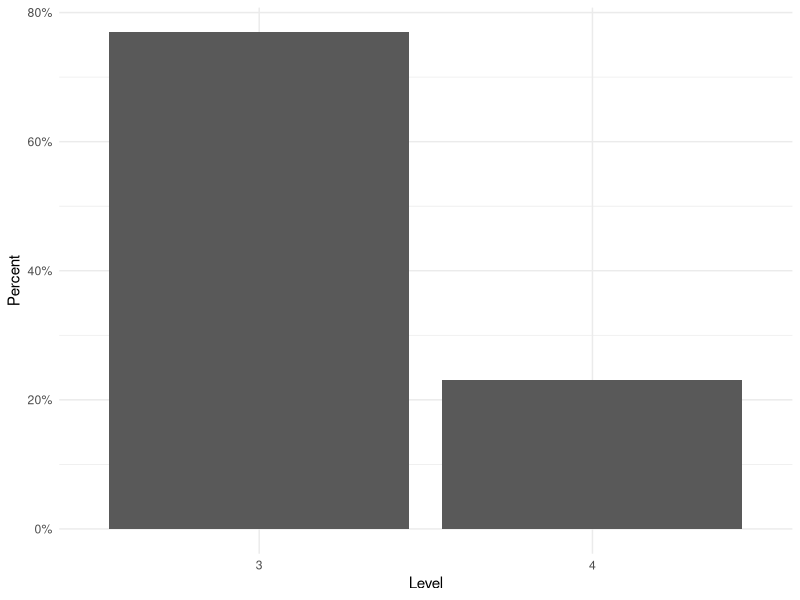

The R source for this figure:
## ---- chunk 1
library(tidyverse)
portfolio_levels <- tibble()
names(portfolio_levels) <- c("Objective", "Level")
## ---- chunk 2
## Fill in the line below with your self-assigned level for this objective.
my_level <- 3

portfolio_levels <- portfolio_levels %>%
  bind_rows(c(Objective = "IL-1", 
              Level = my_level))
## ---- chunk 3
## Fill in the line below with your self-assigned level for this objective.
my_level <- 4

portfolio_levels <- portfolio_levels %>%
  bind_rows(c(Objective = "IL-2", 
              Level = my_level))
## ---- chunk 4
## Fill in the line below with your self-assigned level for this objective.
my_level <- 4 #make note of some Git skills/git workflow 

portfolio_levels <- portfolio_levels %>%
  bind_rows(c(Objective = "RW-1", 
              Level = my_level))
## ---- chunk 5
## Fill in the line below with your self-assigned level for this objective.
my_level <- 3

portfolio_levels <- portfolio_levels %>%
  bind_rows(c(Objective = "RW-2", 
              Level = my_level))
## ---- chunk 6
## Fill in the line below with your self-assigned level for this objective.
my_level <- 3 #use debug browswer to step through package funciton, then workiung with package building commands

portfolio_levels <- portfolio_levels %>%
  bind_rows(c(Objective = "RW-3", 
              Level = my_level))
## ---- chunk 7
## Fill in the line below with your self-assigned level for this objective.
my_level <- 3 #mess around with description and summary of proj 1 dataset

portfolio_levels <- portfolio_levels %>%
  bind_rows(c(Objective = "TC-1", 
              Level = my_level))
## ---- chunk 8
## Fill in the line below with your self-assigned level for this objective.
my_level <- 3

portfolio_levels <- portfolio_levels %>%
  bind_rows(c(Objective = "TC-2", 
              Level = my_level))
## ---- chunk 9
## Fill in the line below with your self-assigned level for this objective.
my_level <- 4

portfolio_levels <- portfolio_levels %>%
  bind_rows(c(Objective = "DM-1", 
              Level = my_level))
## ---- chunk 10
## Fill in the line below with your self-assigned level for this objective.
my_level <- 3

portfolio_levels <- portfolio_levels %>%
  bind_rows(c(Objective = "DM-2", 
              Level = my_level))
## ---- chunk 11
## Fill in the line below with your self-assigned level for this objective.
my_level <- 3

portfolio_levels <- portfolio_levels %>%
  bind_rows(c(Objective = "DM-3", 
              Level = my_level))
## ---- chunk 12
## Fill in the line below with your self-assigned level for this objective.
my_level <- 3

portfolio_levels <- portfolio_levels %>%
  bind_rows(c(Objective = "PV-1", 
              Level = my_level))
## ---- chunk 13
## Fill in the line below with your self-assigned level for this objective.
my_level <- 3

portfolio_levels <- portfolio_levels %>%
  bind_rows(c(Objective = "PV-2", 
              Level = my_level))
## ---- chunk 14
## Fill in the line below with your self-assigned level for this objective.
my_level <- 3

portfolio_levels <- portfolio_levels %>%
  bind_rows(c(Objective = "PV-3", 
              Level = my_level))
## ---- chunk 15
## Fill in the line below with your self-assigned level for this objective.
my_level <- 4

portfolio_levels <- portfolio_levels %>%
  bind_rows(c(Objective = "PV-4", 
              Level = my_level))
## ---- chunk 16
## Fill in the line below with your self-assigned level for this objective.
my_level <- 3 #discuss further with prof, particularly last bullet

portfolio_levels <- portfolio_levels %>%
  bind_rows(c(Objective = "SD-1", 
              Level = my_level))
## ---- chunk 17
## Fill in the line below with your self-assigned level for this objective.
my_level <- 4

portfolio_levels <- portfolio_levels %>%
  bind_rows(c(Objective = "SD-2", 
              Level = my_level))
## ---- chunk 18
## Fill in the line below with your self-assigned level for this objective.
my_level <- 3

portfolio_levels <- portfolio_levels %>%
  bind_rows(c(Objective = "MO-1", 
              Level = my_level))
## ---- chunk 19
## Fill in the line below with your self-assigned level for this objective.
my_level <- 3

portfolio_levels <- portfolio_levels %>%
  bind_rows(c(Objective = "MO-2", 
              Level = my_level))
## ---- chunk 20
## Fill in the line below with your self-assigned level for this objective.
my_level <- 3

portfolio_levels <- portfolio_levels %>%
  bind_rows(c(Objective = "AI-1", 
              Level = my_level))
## ---- chunk 21
## Fill in the line below with your self-assigned level for this objective.
my_level <- 3 #maybe 4, talk with prof

portfolio_levels <- portfolio_levels %>%
  bind_rows(c(Objective = "AI-2", 
              Level = my_level))
## ---- chunk 22
## Fill in the line below with your self-assigned level for this objective.
my_level <- 4

portfolio_levels <- portfolio_levels %>%
  bind_rows(c(Objective = "AI-3", 
              Level = my_level))
## ---- chunk 23
## Fill in the line below with your self-assigned level for this objective.
my_level <- 3

portfolio_levels <- portfolio_levels %>%
  bind_rows(c(Objective = "AI-4", 
              Level = my_level))
## ---- chunk 24
## Fill in the line below with your self-assigned level for this objective.
my_level <- 3 #maybe 4

portfolio_levels <- portfolio_levels %>%
  bind_rows(c(Objective = "CD-1", 
              Level = my_level))
## ---- chunk 25
## Fill in the line below with your self-assigned level for this objective.
my_level <- 3

portfolio_levels <- portfolio_levels %>%
  bind_rows(c(Objective = "CD-2", 
              Level = my_level))
## ---- chunk 26
## Fill in the line below with your self-assigned level for this objective.
my_level <- 3

portfolio_levels <- portfolio_levels %>%
  bind_rows(c(Objective = "CD-3", 
              Level = my_level))
## ---- chunk 27
## Fill in the line below with your self-assigned level for this objective.
my_level <- 3

portfolio_levels <- portfolio_levels %>%
  bind_rows(c(Objective = "CD-4", 
              Level = my_level))
## ---- chunk 28
portfolio_levels %>%
  mutate(
    Category = str_extract(Objective, "[A-Z]{2}"),
    Level = factor(Level)
  ) %>%
  ggplot(aes(x = Level, y = (..count..)/sum(..count..))) +
  geom_bar() +
  labs(x = "Level",
       y = "Percent") +
  theme_minimal() +
  scale_y_continuous(labels=scales::percent)
